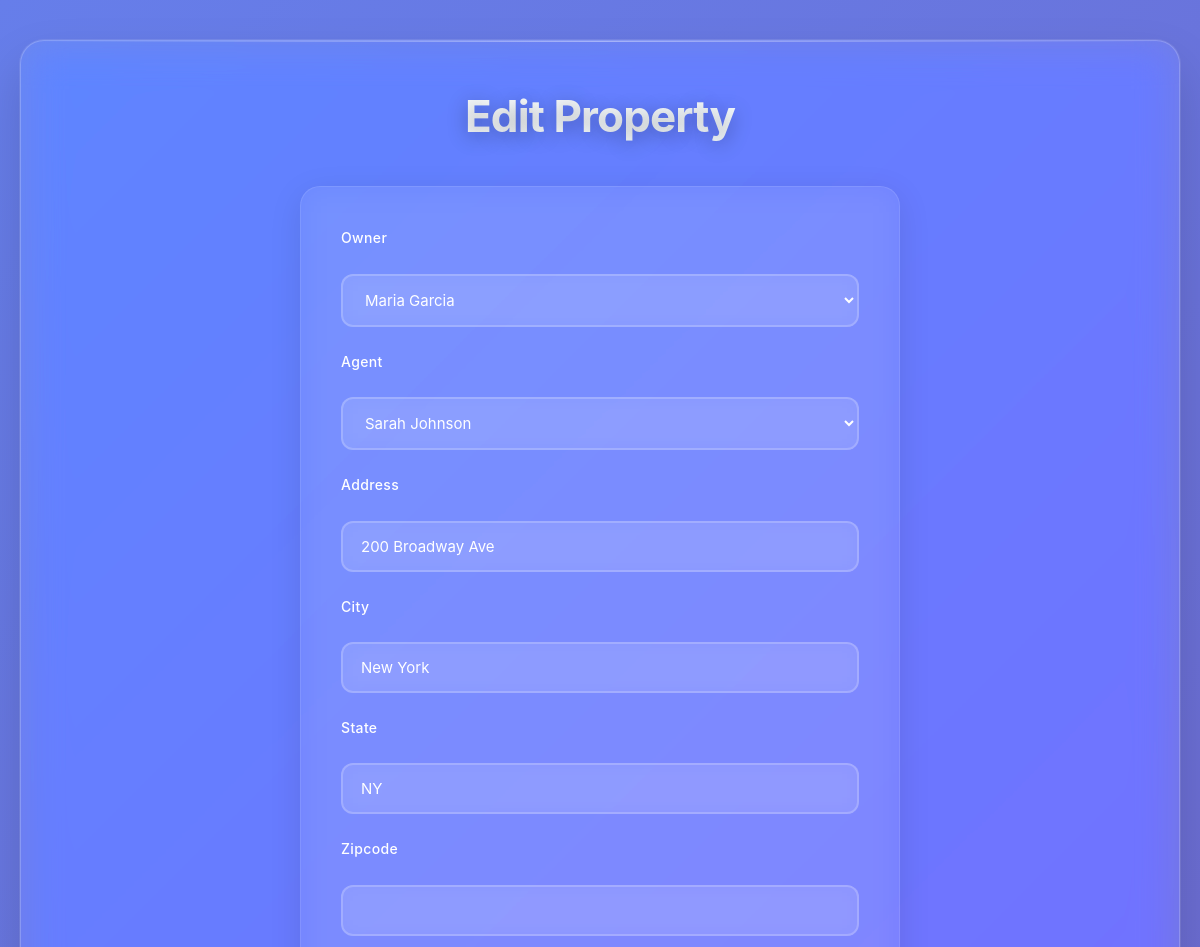
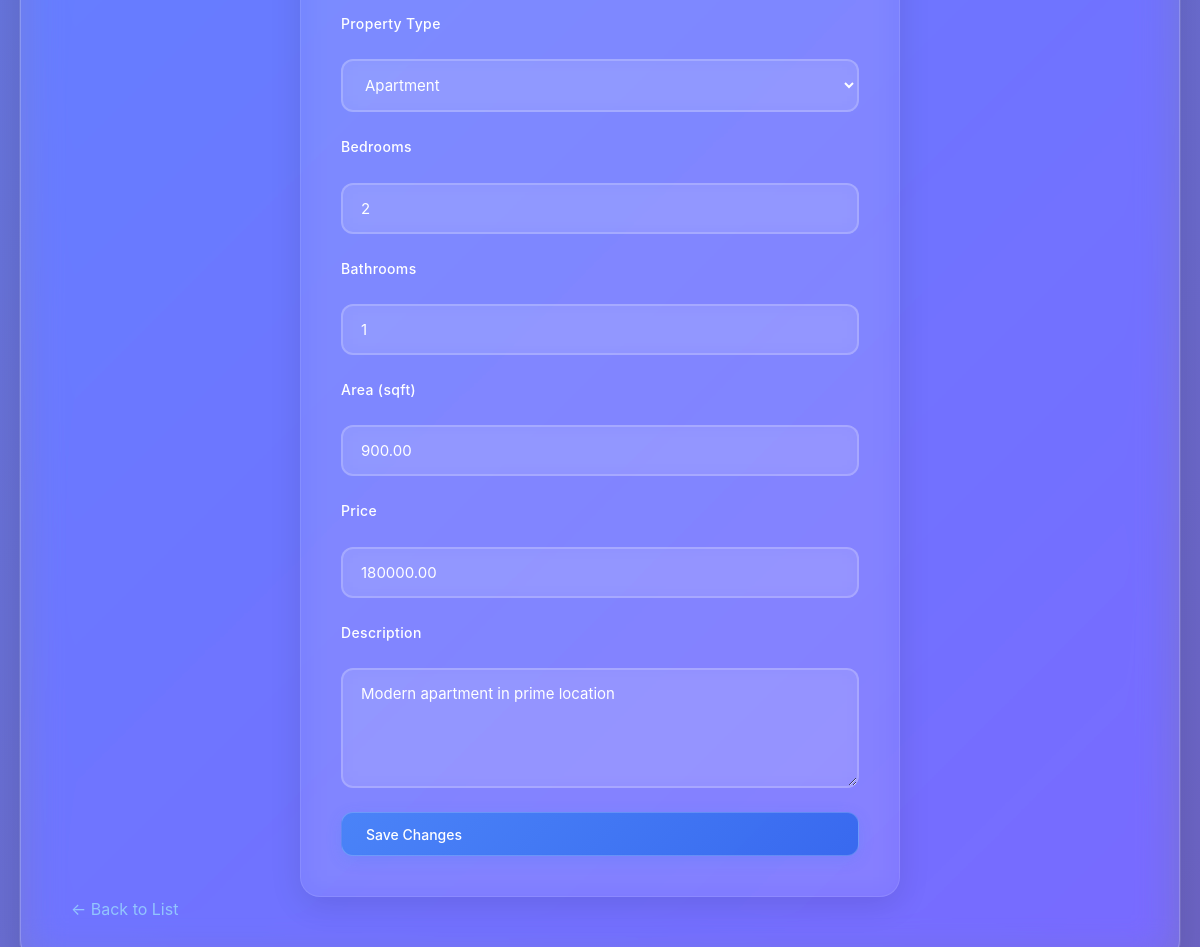
The page /edit_property.php?id=2 on the database its author committed (2 pictures, top to bottom).
### tables this page shows
CREATE TABLE Properties (
    property_id INT PRIMARY KEY AUTO_INCREMENT,
    owner_id INT NOT NULL,
    agent_id INT,
    address TEXT NOT NULL,
    city VARCHAR(50) NOT NULL,
    state VARCHAR(50) NOT NULL,
    zipcode VARCHAR(10),
    property_type ENUM('House', 'Apartment', 'Commercial', 'Land') NOT NULL,
    bedrooms INT DEFAULT 0,
    bathrooms INT DEFAULT 0,
    area_sqft DECIMAL(10,2),
    price DECIMAL(12,2) NOT NULL,
    status ENUM('Available', 'Sold', 'Rented', 'Under Contract') DEFAULT 'Available',
    listing_date DATE DEFAULT (CURRENT_DATE),
    description TEXT,
    FOREIGN KEY (owner_id) REFERENCES Owners(owner_id),
    FOREIGN KEY (agent_id) REFERENCES Agents(agent_id)
);

CREATE TABLE Owners (
    owner_id INT PRIMARY KEY AUTO_INCREMENT,
    name VARCHAR(100) NOT NULL,
    phone VARCHAR(15) NOT NULL,
    email VARCHAR(100),
    address TEXT,
    registration_date DATE DEFAULT (CURRENT_DATE)
);

CREATE TABLE Agents (
    agent_id INT PRIMARY KEY AUTO_INCREMENT,
    name VARCHAR(100) NOT NULL,
    phone VARCHAR(15) UNIQUE NOT NULL,
    email VARCHAR(100) UNIQUE NOT NULL,
    commission_rate DECIMAL(5,2) DEFAULT 2.5,
    hire_date DATE NOT NULL,
    experience_years INT DEFAULT 0,
    status ENUM('Active', 'Inactive') DEFAULT 'Active'
);

### edit_property.php (the view, shortened to what this page needs)
<?php
include 'db_connect.php';
$id = isset($_GET['id']) ? intval($_GET['id']) : 0;
$result = $conn->query("SELECT * FROM Properties WHERE property_id = $id LIMIT 1");
$property = $result->fetch_assoc();
$owners = $conn->query("SELECT owner_id, name FROM Owners");
$agents = $conn->query("SELECT agent_id, name FROM Agents WHERE status = 'Active'");
?>
<!DOCTYPE html>
<html>
<head>
    <link rel="stylesheet" href="css/style.css">
</head>
<body>
    <div class="container">
        <h1>Edit Property</h1>
        <form action="update_property.php" method="POST" class="form">
            <label>Owner</label>
            <select name="owner_id" required>
                <?php while ($owner = $owners->fetch_assoc()): ?>
                    <option value="<?= $owner['owner_id'] ?>" <?= $owner['owner_id'] == $property['owner_id'] ? 'selected' : '' ?>>
                        <?= htmlspecialchars($owner['name']) ?>
                    </option>
                <?php endwhile; ?>
            </select>
            <label>Agent</label>
            <select name="agent_id">
                <?php while ($agent = $agents->fetch_assoc()): ?>
                    <option value="<?= $agent['agent_id'] ?>" <?= $agent['agent_id'] == $property['agent_id'] ? 'selected' : '' ?>>
                        <?= htmlspecialchars($agent['name']) ?>
                    </option>
                <?php endwhile; ?>
            </select>
            <label>Address</label>
            <input type="text" name="address" value="<?= htmlspecialchars($property['address']) ?>" required>
            <label>City</label>
            <input type="text" name="city" value="<?= htmlspecialchars($property['city']) ?>" required>
            <label>State</label>
            <input type="text" name="state" value="<?= htmlspecialchars($property['state']) ?>" required>
            <label>Zipcode</label>
            <input type="text" name="zipcode" value="<?= htmlspecialchars($property['zipcode']) ?>">
            <label>Property Type</label>
            <select name="property_type" required>
                <option value="Apartment" <?= $property['property_type'] == 'Apartment' ? 'selected' : '' ?>>Apartment</option>
            </select>
            <label>Bedrooms</label>
            <input type="number" name="bedrooms" value="<?= $property['bedrooms'] ?>" required>
            <label>Bathrooms</label>
            <input type="number" name="bathrooms" value="<?= $property['bathrooms'] ?>" required>
            <label>Area (sqft)</label>
            <input type="number" step="0.01" name="area_sqft" value="<?= $property['area_sqft'] ?>" required>
            <label>Price</label>
            <input type="number" step="0.01" name="price" value="<?= $property['price'] ?>" required>
            <label>Description</label>
            <textarea name="description"><?= htmlspecialchars($property['description']) ?></textarea>
            <button type="submit" class="btn">Save Changes</button>
        </form>
        <p><a href="index.php">← Back to List</a></p>
    </div>
</body>
</html>

### css/style.css (style rules this page uses)
* { margin: 0; padding: 0; box-sizing: border-box; font-family: 'Inter', 'Segoe UI', -apple-system, BlinkMacSystemFont, sans-serif; }
body { background: linear-gradient(135deg, #667eea 0%, #764ba2 50%, #f093fb 100%); background-size: 400% 400%; animation: gradientShift 15s ease infinite; color: #ffffff; padding: 40px 20px; min-height: 100vh; display: flex; justify-content: center; align-items: flex-start; background-attachment: fixed; line-height: 1.6; }
.container { max-width: 1200px; width: 100%; margin: 0 auto; background: rgba(255, 255, 255, 0.08); backdrop-filter: blur(20px) saturate(180%); -webkit-backdrop-filter: blur(20px) saturate(180%); padding: 40px 50px; box-shadow: 0 25px 50px rgba(0, 0, 0, 0.15), 0 0 0 1px rgba(255, 255, 255, 0.1); border-radius: 24px; border: 1px solid rgba(255, 255, 255, 0.2); position: relative; overflow: hidden; }
.container::before { content: ''; position: absolute; top: 0; left: 0; right: 0; height: 1px; background: linear-gradient(90deg, transparent, rgba(255, 255, 255, 0.4), transparent); }
h1 { font-size: 2.75rem; font-weight: 700; margin-bottom: 35px; color: #ffffff; text-align: center; letter-spacing: -0.02em; text-shadow: 0 4px 20px rgba(0, 0, 0, 0.3); background: linear-gradient(135deg, #ffffff 0%, #f0f9ff 100%); -webkit-background-clip: text; -webkit-text-fill-color: transparent; background-clip: text; }
.btn { display: inline-flex; align-items: center; gap: 8px; background: linear-gradient(135deg, rgba(59, 130, 246, 0.8) 0%, rgba(37, 99, 235, 0.8) 100%); backdrop-filter: blur(10px); color: #ffffff; padding: 12px 24px; border-radius: 12px; text-decoration: none; font-weight: 500; font-size: 14px; transition: all 0.3s cubic-bezier(0.4, 0, 0.2, 1); cursor: pointer; border: 1px solid rgba(255, 255, 255, 0.2); user-select: none; position: relative; overflow: hidden; min-height: 44px; box-shadow: 0 4px 15px rgba(59, 130, 246, 0.2); }
.btn::before { content: ''; position: absolute; top: 0; left: -100%; width: 100%; height: 100%; background: linear-gradient(90deg, transparent, rgba(255, 255, 255, 0.2), transparent); transition: left 0.5s; }
form.form { max-width: 600px; margin: 0 auto; display: flex; flex-direction: column; gap: 24px; background: rgba(255, 255, 255, 0.05); backdrop-filter: blur(15px); padding: 40px; border-radius: 20px; border: 1px solid rgba(255, 255, 255, 0.1); box-shadow: 0 8px 32px rgba(0, 0, 0, 0.1); }
form.form label { font-weight: 500; font-size: 14px; color: #ffffff; letter-spacing: 0.025em; }
form.form input, form.form textarea, form.form select { padding: 14px 18px; border: 2px solid rgba(255, 255, 255, 0.2); border-radius: 12px; font-size: 15px; background: rgba(255, 255, 255, 0.1); backdrop-filter: blur(10px); color: #ffffff; transition: all 0.3s cubic-bezier(0.4, 0, 0.2, 1); font-family: inherit; min-height: 48px; }
form.form input::placeholder, form.form textarea::placeholder { color: rgba(255, 255, 255, 0.6); }
form.form textarea { min-height: 120px; resize: vertical; }
form.form select { cursor: pointer; }
form.form select option { background: #1f2937; color: #ffffff; padding: 10px; }
a { color: #93c5fd; text-decoration: none; transition: all 0.3s ease; }

### rows shown on the page
properties: owner_id "Maria Garcia", agent_id "Sarah Johnson", address "200 Broadway Ave", city "New York", state "NY", property_type "Apartment", bedrooms "2", bathrooms "1", area_sqft "900.00", price "180000.00", description "Modern apartment in prime location"
